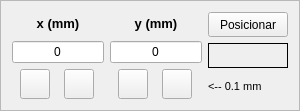
           <widget class="QFrame" name="frame_2">
            <property name="sizePolicy">
             <sizepolicy hsizetype="Preferred" vsizetype="Preferred">
              <horstretch>0</horstretch>
              <verstretch>1</verstretch>
             </sizepolicy>
            </property>
            <property name="maximumSize">
             <size>
              <width>300</width>
              <height>125</height>
             </size>
            </property>
            <property name="frameShape">
             <enum>QFrame::StyledPanel</enum>
            </property>
            <property name="frameShadow">
             <enum>QFrame::Plain</enum>
            </property>
            <layout class="QGridLayout" name="gridLayout_2">
             <item row="0" column="0">
              <layout class="QVBoxLayout" name="verticalLayout_14">
               <item>
                <layout class="QVBoxLayout" name="verticalLayout_8">
                 <item>
                  <widget class="QLabel" name="label_7">
                   <property name="font">
                    <font>
                     <pointsize>10</pointsize>
                     <weight>75</weight>
                     <bold>true</bold>
                    </font>
                   </property>
                   <property name="text">
                    <string>x (mm)</string>
                   </property>
                   <property name="alignment">
                    <set>Qt::AlignCenter</set>
                   </property>
                  </widget>
                 </item>
                </layout>
               </item>
               <item>
                <widget class="QLineEdit" name="m_CampoHorizontal">
                 <property name="text">
                  <string>0</string>
                 </property>
                 <property name="alignment">
                  <set>Qt::AlignCenter</set>
                 </property>
                </widget>
               </item>
               <item>
                <layout class="QHBoxLayout" name="horizontalLayout_4">
                 <item>
                  <widget class="QPushButton" name="m_MoveLeft">
                   <property name="enabled">
                    <bool>true</bool>
                   </property>
                   <property name="sizePolicy">
                    <sizepolicy hsizetype="Expanding" vsizetype="Expanding">
                     <horstretch>1</horstretch>
                     <verstretch>0</verstretch>
                    </sizepolicy>
                   </property>
                   <property name="minimumSize">
                    <size>
                     <width>30</width>
                     <height>30</height>
                    </size>
                   </property>
                   <property name="maximumSize">
                    <size>
                     <width>30</width>
                     <height>30</height>
                    </size>
                   </property>
                   <property name="text">
                    <string/>
                   </property>
                   <property name="icon">
                    <iconset resource="../../In2Apps/In2Designer/In2Designer/shared.qrc">
                     <normaloff>:/res/images/1leftarrow.png</normaloff>:/res/images/1leftarrow.png</iconset>
                   </property>
                  </widget>
                 </item>
                 <item>
                  <widget class="QPushButton" name="m_MoveRight">
                   <property name="enabled">
                    <bool>true</bool>
                   </property>
                   <property name="sizePolicy">
                    <sizepolicy hsizetype="Expanding" vsizetype="Expanding">
                     <horstretch>1</horstretch>
                     <verstretch>0</verstretch>
                    </sizepolicy>
                   </property>
                   <property name="minimumSize">
                    <size>
                     <width>30</width>
                     <height>30</height>
                    </size>
                   </property>
                   <property name="maximumSize">
                    <size>
                     <width>30</width>
                     <height>30</height>
                    </size>
                   </property>
                   <property name="text">
                    <string/>
                   </property>
                   <property name="icon">
                    <iconset resource="../../In2Apps/In2Designer/In2Designer/shared.qrc">
                     <normaloff>:/res/images/1rightarrow.png</normaloff>:/res/images/1rightarrow.png</iconset>
                   </property>
                  </widget>
                 </item>
                </layout>
               </item>
              </layout>
             </item>
             <item row="0" column="1">
              <layout class="QVBoxLayout" name="verticalLayout_15">
               <item>
                <layout class="QVBoxLayout" name="verticalLayout_7">
                 <item>
                  <widget class="QLabel" name="label_12">
                   <property name="font">
                    <font>
                     <pointsize>10</pointsize>
                     <weight>75</weight>
                     <bold>true</bold>
                    </font>
                   </property>
                   <property name="text">
                    <string>y (mm)</string>
                   </property>
                   <property name="alignment">
                    <set>Qt::AlignCenter</set>
                   </property>
                  </widget>
                 </item>
                </layout>
               </item>
               <item>
                <widget class="QLineEdit" name="m_CampoVertical">
                 <property name="text">
                  <string>0</string>
                 </property>
                 <property name="alignment">
                  <set>Qt::AlignCenter</set>
                 </property>
                </widget>
               </item>
               <item>
                <layout class="QHBoxLayout" name="horizontalLayout_6">
                 <item>
                  <widget class="QPushButton" name="m_MoveUp">
                   <property name="enabled">
                    <bool>true</bool>
                   </property>
                   <property name="sizePolicy">
                    <sizepolicy hsizetype="Expanding" vsizetype="Expanding">
                     <horstretch>1</horstretch>
                     <verstretch>0</verstretch>
                    </sizepolicy>
                   </property>
                   <property name="minimumSize">
                    <size>
                     <width>30</width>
                     <height>30</height>
                    </size>
                   </property>
                   <property name="maximumSize">
                    <size>
                     <width>30</width>
                     <height>30</height>
                    </size>
                   </property>
                   <property name="text">
                    <string/>
                   </property>
                   <property name="icon">
                    <iconset resource="../../In2Apps/In2Designer/In2Designer/shared.qrc">
                     <normaloff>:/res/images/1uparrow.png</normaloff>:/res/images/1uparrow.png</iconset>
                   </property>
                  </widget>
                 </item>
                 <item>
                  <widget class="QPushButton" name="m_MoveDown">
                   <property name="enabled">
                    <bool>true</bool>
                   </property>
                   <property name="sizePolicy">
                    <sizepolicy hsizetype="Expanding" vsizetype="Expanding">
                     <horstretch>1</horstretch>
                     <verstretch>0</verstretch>
                    </sizepolicy>
                   </property>
                   <property name="minimumSize">
                    <size>
                     <width>30</width>
                     <height>30</height>
                    </size>
                   </property>
                   <property name="maximumSize">
                    <size>
                     <width>30</width>
                     <height>30</height>
                    </size>
                   </property>
                   <property name="text">
                    <string/>
                   </property>
                   <property name="icon">
                    <iconset resource="../../In2Apps/In2Designer/In2Designer/shared.qrc">
                     <normaloff>:/res/images/1downarrow.png</normaloff>:/res/images/1downarrow.png</iconset>
                   </property>
                  </widget>
                 </item>
                </layout>
               </item>
              </layout>
             </item>
             <item row="0" column="2">
              <layout class="QVBoxLayout" name="verticalLayout_16">
               <item>
                <layout class="QVBoxLayout" name="verticalLayout_6">
                 <item>
                  <widget class="QPushButton" name="m_MoveItem">
                   <property name="sizePolicy">
                    <sizepolicy hsizetype="Expanding" vsizetype="Fixed">
                     <horstretch>4</horstretch>
                     <verstretch>0</verstretch>
                    </sizepolicy>
                   </property>
                   <property name="minimumSize">
                    <size>
                     <width>0</width>
                     <height>25</height>
                    </size>
                   </property>
                   <property name="maximumSize">
                    <size>
                     <width>16777215</width>
                     <height>25</height>
                    </size>
                   </property>
                   <property name="font">
                    <font>
                     <pointsize>9</pointsize>
                    </font>
                   </property>
                   <property name="text">
                    <string>Posicionar</string>
                   </property>
                  </widget>
                 </item>
                 <item>
                  <widget class="QLabel" name="m_labelPos">
                   <property name="sizePolicy">
                    <sizepolicy hsizetype="Preferred" vsizetype="Preferred">
                     <horstretch>0</horstretch>
                     <verstretch>0</verstretch>
                    </sizepolicy>
                   </property>
                   <property name="minimumSize">
                    <size>
                     <width>0</width>
                     <height>25</height>
                    </size>
                   </property>
                   <property name="maximumSize">
                    <size>
                     <width>16777215</width>
                     <height>25</height>
                    </size>
                   </property>
                   <property name="font">
                    <font>
                     <pointsize>8</pointsize>
                     <weight>75</weight>
                     <bold>true</bold>
                    </font>
                   </property>
                   <property name="frameShape">
                    <enum>QFrame::Box</enum>
                   </property>
                   <property name="text">
                    <string/>
                   </property>
                   <property name="textFormat">
                    <enum>Qt::RichText</enum>
                   </property>
                   <property name="alignment">
                    <set>Qt::AlignCenter</set>
                   </property>
                  </widget>
                 </item>
                </layout>
               </item>
               <item>
                <widget class="QLabel" name="label_16">
                 <property name="minimumSize">
                  <size>
                   <width>0</width>
                   <height>25</height>
                  </size>
                 </property>
                 <property name="maximumSize">
                  <size>
                   <width>16777215</width>
                   <height>25</height>
                  </size>
                 </property>
                 <property name="font">
                  <font>
                   <pointsize>8</pointsize>
                  </font>
                 </property>
                 <property name="text">
                  <string>&lt;-- 0.1 mm</string>
                 </property>
                </widget>
               </item>
              </layout>
             </item>
            </layout>
           </widget>
